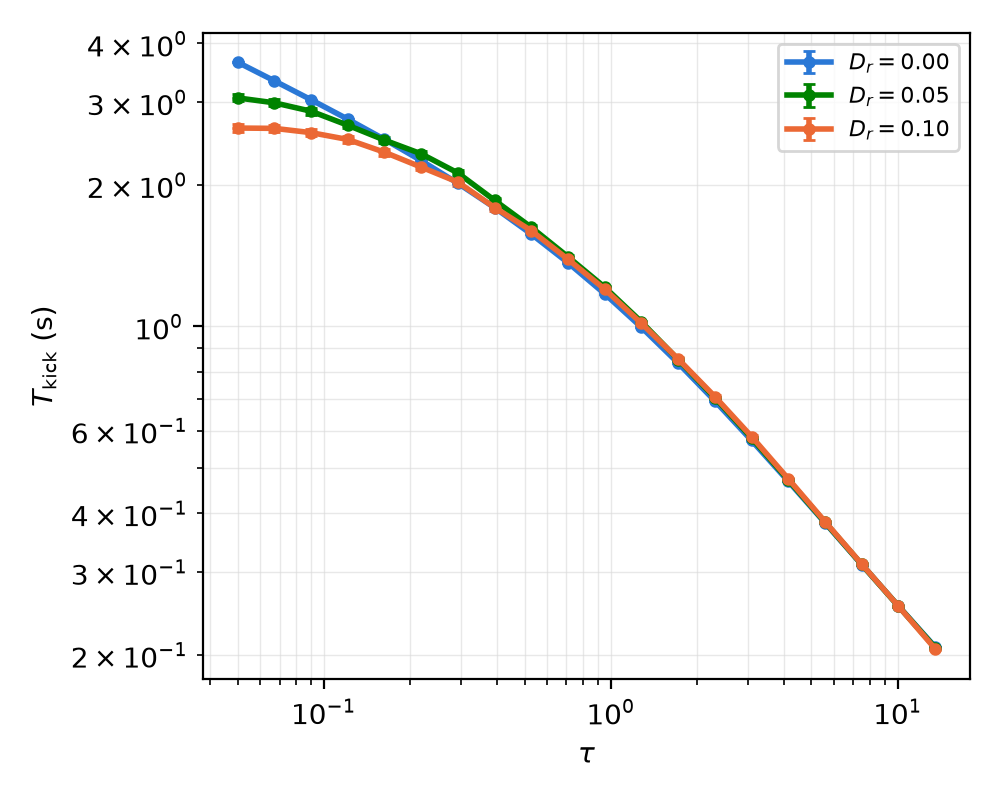

Generate this figure with Python:
"""Figure 2(f): mean kick duration vs kick strength tau, for three rotational diffusivities.

Renders a simple version of this panel from figure_2_f.csv alone (no processing).
Run: python3 figure_2_f.py
"""
from pathlib import Path
import pandas as pd
import matplotlib
matplotlib.use("Agg")
import matplotlib.pyplot as plt

HERE = Path(__file__).resolve().parent
STEM = "figure_2_f"
df = pd.read_csv(HERE / f"{STEM}.csv")

COLORS = {"Dr=0.00": "#2a78d6", "Dr=0.05": "#008300", "Dr=0.10": "#eb6834"}

fig, ax = plt.subplots(figsize=(5.0, 4.0))
for series, g in df.groupby("series", sort=False):
    if series == "Poisson":
        ax.plot(g.x, g.y, "k--", lw=1.8, label="Poisson")
    else:
        label = rf"$D_r = {series.split('=')[1]}$"
        ax.errorbar(g.x, g.y, yerr=g.yerr, fmt="o-", ms=3.5, lw=2.0, capsize=2,
                    color=COLORS[series], label=label)
ax.set_xscale("log")
ax.set_yscale("log")
ax.set_xlabel(r"$\tau$")
ax.set_ylabel(r"$T_{\mathrm{kick}}$ (s)")
ax.grid(True, which="both", color="0.85", lw=0.5, alpha=0.6)
ax.set_axisbelow(True)
ax.legend(fontsize=8)

fig.tight_layout()
fig.savefig(HERE / f"{STEM}.png", dpi=200)
print(f"saved {STEM}.png")
